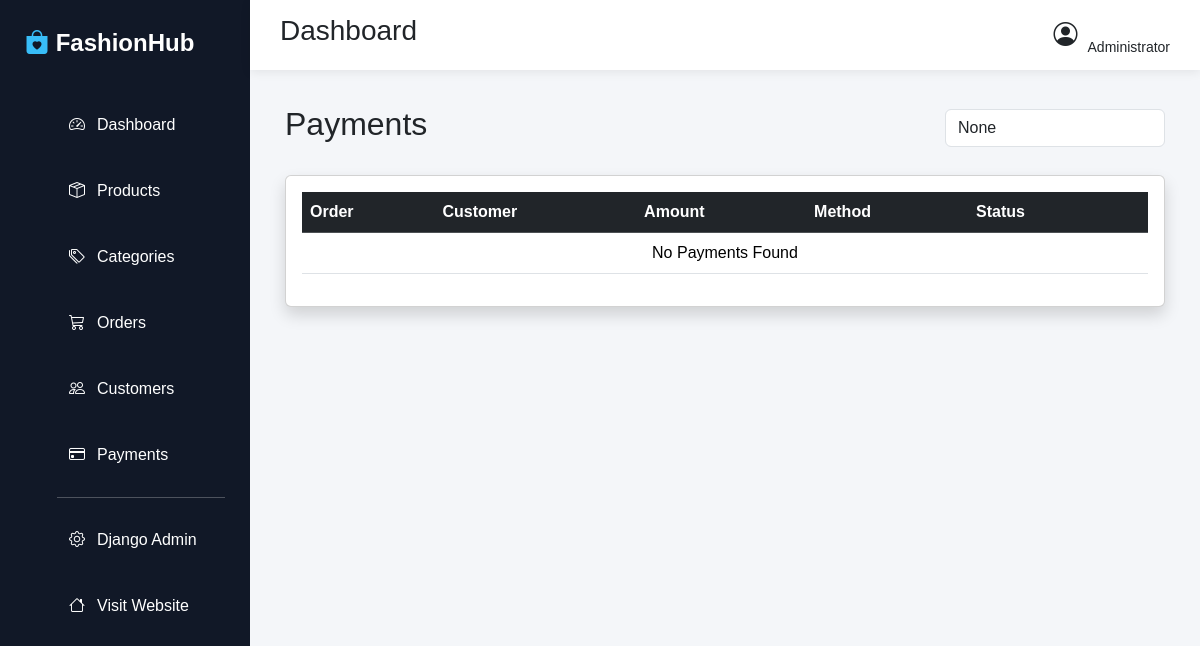
/dashboard/payments/, run on an earlier commit of the app's database.
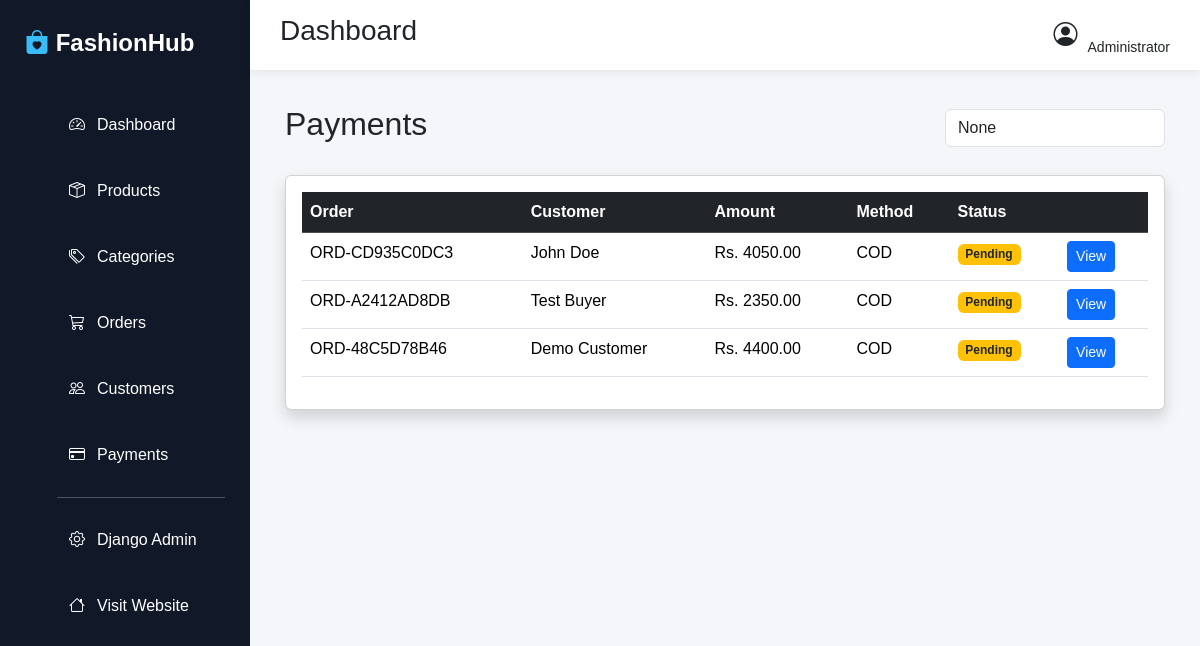
And on a later commit of the database.
### orders/models.py (models this page shows, shortened)
class Order(models.Model):
    PAYMENT_METHOD_CHOICES = (
        ('COD', 'Cash on Delivery'),
    )
    PAYMENT_STATUS_CHOICES = (
        ('Pending', 'Pending (Pay on Delivery)'),
        ('Paid', 'Paid'),
    )
    STATUS_CHOICES = (
        ('Pending', 'Pending'),
        ('Processing', 'Processing'),
        ('Shipped', 'Shipped'),
        ('Delivered', 'Delivered'),
        ('Cancelled', 'Cancelled'),
    )
    user = models.ForeignKey(
        User,
        on_delete=models.SET_NULL,
        null=True,
        blank=True,
        related_name='orders'
    )
    order_number = models.CharField(max_length=50, unique=True, editable=False)
    full_name = models.CharField(max_length=100)
    email = models.EmailField()
    phone = models.CharField(max_length=20)
    address_line1 = models.CharField(max_length=255)
    address_line2 = models.CharField(max_length=255, blank=True, null=True)
    city = models.CharField(max_length=100)
    state = models.CharField(max_length=100)
    postal_code = models.CharField(max_length=20)
    total_amount = models.DecimalField(max_digits=10, decimal_places=2)
    shipping_fee = models.DecimalField(max_digits=10, decimal_places=2, default=0.00)
    grand_total = models.DecimalField(max_digits=10, decimal_places=2)
    payment_method = models.CharField(max_length=50, choices=PAYMENT_METHOD_CHOICES, default='COD')
    payment_status = models.CharField(max_length=20, choices=PAYMENT_STATUS_CHOICES, default='Pending')
    status = models.CharField(max_length=20, choices=STATUS_CHOICES, default='Pending')
    created_at = models.DateTimeField(auto_now_add=True)
    updated_at = models.DateTimeField(auto_now=True)
    class Meta:
        ordering = ['-created_at']

### admin_dashboard/views.py (the view)
def payment_list(request):
    search = request.GET.get("search")
    payments = Order.objects.all().order_by("-created_at")
    if search:
        payments = payments.filter(
            Q(order_number__icontains=search) |
            Q(full_name__icontains=search)
        )
    return render(
        request,
        "admin_dashboard/payments/payment_list.html",
        {
            "payments": payments,
            "search": search,
        }
    )

### cart/context_processors.py (called while the page is built)
def cart_context(request):
    cart_item_count = 0
    if request.user.is_authenticated:
        cart = Cart.objects.filter(user=request.user).first()
        if cart:
            cart_item_count = sum(item.quantity for item in cart.items.all())
    return {
        'cart_item_count': cart_item_count,
    }

### admin_dashboard/templates/admin_dashboard/payments/payment_list.html
{% extends "admin_dashboard/base.html" %}
{% block content %}
<div class="d-flex justify-content-between align-items-center mb-4">
    <h2>Payments</h2>
    <form method="GET" class="w-25">
        <input
            type="text"
            class="form-control"
            name="search"
            placeholder="Search payment..."
            value="{{ search }}">
    </form>
</div>
<div class="card shadow">
<div class="card-body">
<table class="table table-hover">
<thead class="table-dark">
<tr>
<th>Order</th>
<th>Customer</th>
<th>Amount</th>
<th>Method</th>
<th>Status</th>
<th></th>
</tr>
</thead>
<tbody>
{% for payment in payments %}
<tr>
<td>{{ payment.order_number }}</td>
<td>{{ payment.full_name }}</td>
<td>Rs. {{ payment.grand_total }}</td>
<td>{{ payment.payment_method }}</td>
<td>
{% if payment.payment_status == "Paid" %}
<span class="badge bg-success">Paid</span>
{% else %}
<span class="badge bg-warning text-dark">Pending</span>
{% endif %}
</td>
<td>
<a
class="btn btn-primary btn-sm"
href="{% url 'admin_dashboard:payment_detail' payment.id %}">
View
</a>
</td>
</tr>
{% empty %}
<tr>
<td colspan="6" class="text-center">
No Payments Found
</td>
</tr>
{% endfor %}
</tbody>
</table>
</div>
</div>
{% endblock %}

What changed in the data, as far as the page shows it:
added Order: order_number "ORD-CD935C0DC3", full_name "John Doe", grand_total "4050.00", payment_method "COD", payment_status "Pending"
added Order: order_number "ORD-A2412AD8DB", full_name "Test Buyer", grand_total "2350.00", payment_method "COD", payment_status "Pending"
added Order: order_number "ORD-48C5D78B46", full_name "Demo Customer", grand_total "4400.00", payment_method "COD", payment_status "Pending"
Also different on the page:
text no longer shown: "No Payments Found"
